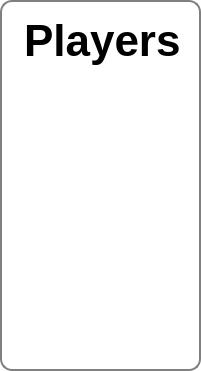
   <widget class="QWidget" name="players_board" native="true">
    <property name="geometry">
     <rect>
      <x>10</x>
      <y>0</y>
      <width>201</width>
      <height>371</height>
     </rect>
    </property>
    <property name="styleSheet">
     <string notr="true">background-color: rgb(255, 255, 255);
border:2px solid gray;
border-radius:12px;</string>
    </property>
    <widget class="QLabel" name="players">
     <property name="geometry">
      <rect>
       <x>10</x>
       <y>10</y>
       <width>181</width>
       <height>61</height>
      </rect>
     </property>
     <property name="font">
      <font>
       <pointsize>33</pointsize>
       <weight>75</weight>
       <bold>true</bold>
      </font>
     </property>
     <property name="layoutDirection">
      <enum>Qt::LeftToRight</enum>
     </property>
     <property name="styleSheet">
      <string notr="true">border-color: rgb(255, 255, 255, 0);</string>
     </property>
     <property name="text">
      <string>Players</string>
     </property>
     <property name="textInteractionFlags">
      <set>Qt::LinksAccessibleByMouse</set>
     </property>
    </widget>
    <widget class="QLabel" name="player_1">
     <property name="geometry">
      <rect>
       <x>12</x>
       <y>90</y>
       <width>181</width>
       <height>61</height>
      </rect>
     </property>
     <property name="font">
      <font>
       <pointsize>20</pointsize>
      </font>
     </property>
     <property name="styleSheet">
      <string notr="true">border-color: rgb(255, 255, 255, 0);
background-color: rgb(255, 255, 255, 0);</string>
     </property>
     <property name="text">
      <string/>
     </property>
    </widget>
    <widget class="QLabel" name="player_2">
     <property name="geometry">
      <rect>
       <x>10</x>
       <y>160</y>
       <width>181</width>
       <height>61</height>
      </rect>
     </property>
     <property name="font">
      <font>
       <pointsize>20</pointsize>
      </font>
     </property>
     <property name="styleSheet">
      <string notr="true">border-color: rgb(255, 255, 255, 0);
background-color: rgb(255, 255, 255, 0);</string>
     </property>
     <property name="text">
      <string/>
     </property>
    </widget>
    <widget class="QLabel" name="player_3">
     <property name="geometry">
      <rect>
       <x>10</x>
       <y>230</y>
       <width>181</width>
       <height>61</height>
      </rect>
     </property>
     <property name="font">
      <font>
       <pointsize>20</pointsize>
      </font>
     </property>
     <property name="styleSheet">
      <string notr="true">border-color: rgb(255, 255, 255, 0);
background-color: rgb(255, 255, 255, 0);</string>
     </property>
     <property name="text">
      <string/>
     </property>
    </widget>
    <widget class="QLabel" name="player_4">
     <property name="geometry">
      <rect>
       <x>10</x>
       <y>300</y>
       <width>181</width>
       <height>61</height>
      </rect>
     </property>
     <property name="font">
      <font>
       <pointsize>20</pointsize>
      </font>
     </property>
     <property name="styleSheet">
      <string notr="true">border-color: rgb(255, 255, 255, 0);
background-color: rgb(255, 255, 255, 0);</string>
     </property>
     <property name="text">
      <string/>
     </property>
    </widget>
   </widget>
